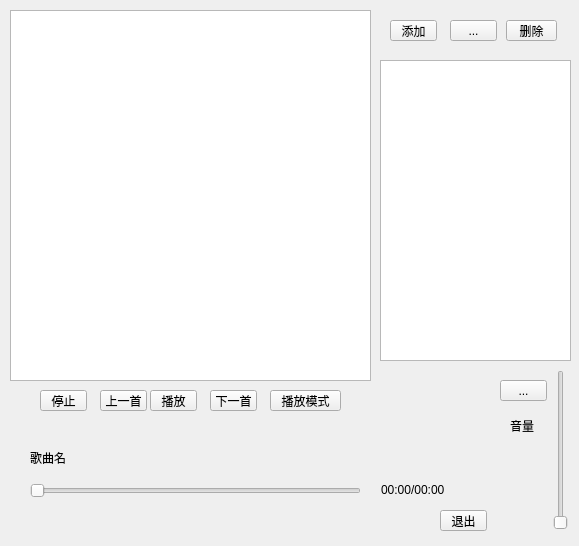
<?xml version="1.0" encoding="UTF-8"?>
<ui version="4.0">
 <class>Widget</class>
 <widget class="QWidget" name="Widget">
  <property name="geometry">
   <rect>
    <x>0</x>
    <y>0</y>
    <width>579</width>
    <height>546</height>
   </rect>
  </property>
  <property name="sizePolicy">
   <sizepolicy hsizetype="Fixed" vsizetype="Fixed">
    <horstretch>0</horstretch>
    <verstretch>0</verstretch>
   </sizepolicy>
  </property>
  <property name="windowTitle">
   <string>music</string>
  </property>
  <property name="windowIcon">
   <iconset resource="images/icons.qrc">
    <normaloff>:/music.png</normaloff>:/music.png</iconset>
  </property>
  <property name="autoFillBackground">
   <bool>false</bool>
  </property>
  <property name="styleSheet">
   <string notr="true"/>
  </property>
  <widget class="QToolButton" name="add">
   <property name="geometry">
    <rect>
     <x>390</x>
     <y>20</y>
     <width>47</width>
     <height>21</height>
    </rect>
   </property>
   <property name="text">
    <string>添加</string>
   </property>
   <property name="icon">
    <iconset resource="images/icons.qrc">
     <normaloff>:/add.png</normaloff>:/add.png</iconset>
   </property>
  </widget>
  <widget class="QToolButton" name="play">
   <property name="geometry">
    <rect>
     <x>150</x>
     <y>390</y>
     <width>47</width>
     <height>21</height>
    </rect>
   </property>
   <property name="text">
    <string>播放</string>
   </property>
   <property name="icon">
    <iconset resource="images/icons.qrc">
     <normaloff>:/pause.png</normaloff>:/pause.png</iconset>
   </property>
  </widget>
  <widget class="QToolButton" name="stop">
   <property name="geometry">
    <rect>
     <x>40</x>
     <y>390</y>
     <width>47</width>
     <height>21</height>
    </rect>
   </property>
   <property name="text">
    <string>停止</string>
   </property>
   <property name="icon">
    <iconset resource="images/icons.qrc">
     <normaloff>:/sop.png</normaloff>:/sop.png</iconset>
   </property>
  </widget>
  <widget class="QLabel" name="songName">
   <property name="geometry">
    <rect>
     <x>30</x>
     <y>450</y>
     <width>131</width>
     <height>16</height>
    </rect>
   </property>
   <property name="text">
    <string>歌曲名</string>
   </property>
  </widget>
  <widget class="QSlider" name="progress">
   <property name="geometry">
    <rect>
     <x>30</x>
     <y>480</y>
     <width>331</width>
     <height>22</height>
    </rect>
   </property>
   <property name="sizePolicy">
    <sizepolicy hsizetype="Fixed" vsizetype="Fixed">
     <horstretch>0</horstretch>
     <verstretch>0</verstretch>
    </sizepolicy>
   </property>
   <property name="styleSheet">
    <string notr="true"/>
   </property>
   <property name="orientation">
    <enum>Qt::Horizontal</enum>
   </property>
  </widget>
  <widget class="QLabel" name="progressLabel">
   <property name="geometry">
    <rect>
     <x>381</x>
     <y>480</y>
     <width>91</width>
     <height>20</height>
    </rect>
   </property>
   <property name="text">
    <string>00:00/00:00</string>
   </property>
  </widget>
  <widget class="QSlider" name="volume">
   <property name="geometry">
    <rect>
     <x>550</x>
     <y>370</y>
     <width>22</width>
     <height>160</height>
    </rect>
   </property>
   <property name="styleSheet">
    <string notr="true"/>
   </property>
   <property name="orientation">
    <enum>Qt::Vertical</enum>
   </property>
  </widget>
  <widget class="QToolButton" name="playbackMode">
   <property name="geometry">
    <rect>
     <x>270</x>
     <y>390</y>
     <width>71</width>
     <height>21</height>
    </rect>
   </property>
   <property name="text">
    <string>播放模式</string>
   </property>
   <property name="icon">
    <iconset resource="images/icons.qrc">
     <normaloff>:/sequential.png</normaloff>:/sequential.png</iconset>
   </property>
  </widget>
  <widget class="QListWidget" name="playlist">
   <property name="geometry">
    <rect>
     <x>380</x>
     <y>60</y>
     <width>191</width>
     <height>301</height>
    </rect>
   </property>
   <property name="styleSheet">
    <string notr="true"/>
   </property>
  </widget>
  <widget class="QToolButton" name="previous">
   <property name="geometry">
    <rect>
     <x>100</x>
     <y>390</y>
     <width>47</width>
     <height>21</height>
    </rect>
   </property>
   <property name="text">
    <string>上一首</string>
   </property>
   <property name="icon">
    <iconset resource="images/icons.qrc">
     <normaloff>:/previous.png</normaloff>:/previous.png</iconset>
   </property>
  </widget>
  <widget class="QToolButton" name="next">
   <property name="geometry">
    <rect>
     <x>210</x>
     <y>390</y>
     <width>47</width>
     <height>21</height>
    </rect>
   </property>
   <property name="text">
    <string>下一首</string>
   </property>
   <property name="icon">
    <iconset resource="images/icons.qrc">
     <normaloff>:/next.png</normaloff>:/next.png</iconset>
   </property>
  </widget>
  <widget class="QListWidget" name="lyrics">
   <property name="geometry">
    <rect>
     <x>10</x>
     <y>10</y>
     <width>361</width>
     <height>371</height>
    </rect>
   </property>
  </widget>
  <widget class="QToolButton" name="toolButton">
   <property name="geometry">
    <rect>
     <x>500</x>
     <y>380</y>
     <width>47</width>
     <height>21</height>
    </rect>
   </property>
   <property name="text">
    <string>...</string>
   </property>
   <property name="icon">
    <iconset resource="images/icons.qrc">
     <normaloff>:/th.jpg</normaloff>:/th.jpg</iconset>
   </property>
  </widget>
  <widget class="QToolButton" name="clearPlaylist">
   <property name="geometry">
    <rect>
     <x>506</x>
     <y>20</y>
     <width>51</width>
     <height>21</height>
    </rect>
   </property>
   <property name="text">
    <string>删除</string>
   </property>
   <property name="icon">
    <iconset resource="images/icons.qrc">
     <normaloff>:/clear.png</normaloff>:/clear.png</iconset>
   </property>
  </widget>
  <widget class="QToolButton" name="toolButton_2">
   <property name="geometry">
    <rect>
     <x>450</x>
     <y>20</y>
     <width>47</width>
     <height>21</height>
    </rect>
   </property>
   <property name="text">
    <string>...</string>
   </property>
   <property name="icon">
    <iconset resource="images/icons.qrc">
     <normaloff>:/playlist.png</normaloff>:/playlist.png</iconset>
   </property>
  </widget>
  <widget class="QToolButton" name="quit">
   <property name="geometry">
    <rect>
     <x>440</x>
     <y>510</y>
     <width>47</width>
     <height>21</height>
    </rect>
   </property>
   <property name="text">
    <string>退出</string>
   </property>
   <property name="icon">
    <iconset resource="images/icons.qrc">
     <normaloff>:/quit.png</normaloff>:/quit.png</iconset>
   </property>
  </widget>
  <widget class="QLabel" name="volumelabel">
   <property name="geometry">
    <rect>
     <x>510</x>
     <y>410</y>
     <width>41</width>
     <height>31</height>
    </rect>
   </property>
   <property name="text">
    <string>音量</string>
   </property>
  </widget>
 </widget>
 <layoutdefault spacing="6" margin="11"/>
 <resources>
  <include location="images/icons.qrc"/>
 </resources>
 <connections/>
</ui>
